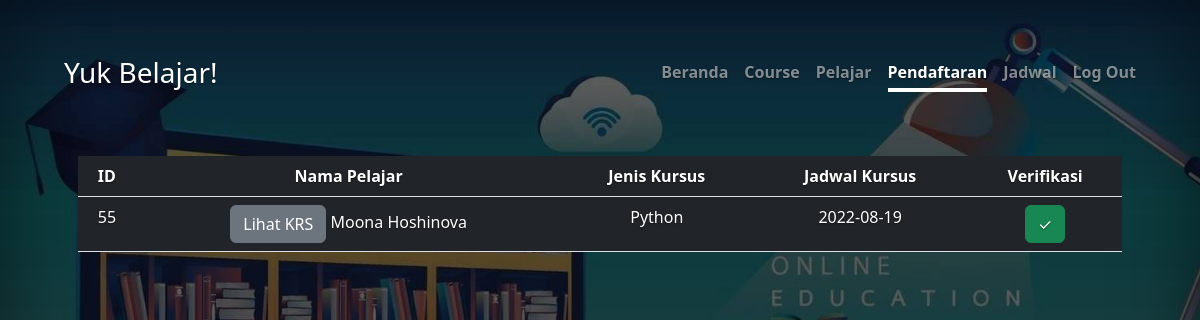
/tlaporan.php (signed in), run on the app's committed database.
### tables this page shows
CREATE TABLE `laporan` (
  `id_laporan` int(5) NOT NULL,
  `id_pelajar` int(5) NOT NULL,
  `id_jadwal` int(5) NOT NULL,
  `krs_pelajar` text NOT NULL,
  `status` varchar(10) NOT NULL
);

CREATE TABLE `pelajar` (
  `id_pelajar` int(5) NOT NULL,
  `nm_pelajar` varchar(50) NOT NULL,
  `kls_pelajar` varchar(6) NOT NULL,
  `nim_pelajar` varchar(40) NOT NULL,
  `role` varchar(9) NOT NULL
);

CREATE TABLE `course` (
  `id_kursus` int(5) NOT NULL,
  `nm_kursus` varchar(50) NOT NULL,
  `ket_kursus` text NOT NULL,
  `lama_kursus` int(40) NOT NULL
);

CREATE TABLE `jadwal` (
  `id_jadwal` int(5) NOT NULL,
  `id_kursus` int(5) NOT NULL,
  `waktu_kursus` date NOT NULL
);

### tlaporan.php (the view, shortened to what this page needs)
<?php
    include "koneksi.php";
?>
<!doctype html>
<html lang="en" class="h-100">
<head>
  <link href="./dist/css/bootstrap.min.css" rel="stylesheet">
  <link href="style.css" rel="stylesheet">
</head>
<body class="h-100 text-center bg-anime">
  <div class="d-flex w-100 h-100 p-3 mx-auto flex-column">
    <header class="px-5">
      <div class="text-white">
        <h3 class="float-md-start mb-0">Yuk Belajar!</h3>
        <nav class="nav nav-masthead justify-content-center float-md-end">
          <a class="nav-link fw-bold py-1 px-0" href="dashboard.php">Beranda</a>
          <a class="nav-link fw-bold py-1 px-0" href="tcourse.php">Course</a>
          <a class="nav-link fw-bold py-1 px-0" href="tpelajar.php">Pelajar</a>
          <a class="nav-link fw-bold py-1 px-0 active" aria-current="page" href="tlaporan.php">Pendaftaran</a>
          <a class="nav-link fw-bold py-1 px-0" href="tjadwal.php">Jadwal</a>
          <?php
              if (isset ($_SESSION["role"])=="admin") {
                echo '
                <a class="nav-link fw-bold py-1 px-0" href="logout.php">Log Out</a>
                ';
              }
            ?>
        </nav>
      </div>
    </header>
    <div class="container-lg mt-5 text-left text-white">
      <div class="row">
        <div class="col-12 px-5">
          <table class="table mt-3 text-white bg-dark">
            <thead>
              <tr>
                <th>ID</th>
                <th>Nama Pelajar</th>
                <th>Jenis Kursus</th>
                <th>Jadwal Kursus</th>
                <th>Verifikasi</th>
              </tr>
            </thead>
            <tbody>
              <?php
                    $QUERY = mysqli_query($KONEKSI, "SELECT * FROM `laporan` JOIN `jadwal` ON `laporan`.`id_jadwal`=`jadwal`.`id_jadwal` LEFT JOIN `course` ON `jadwal`.`id_kursus`=`course`.`id_kursus` LEFT JOIN `pelajar` ON `laporan`.`id_pelajar`=`pelajar`.`id_pelajar`");
                    while ($DATA=mysqli_fetch_assoc($QUERY)) {
                        echo '
                              <tr>
                                <form method="post">
                                  <td>'.$DATA['id_laporan'].'</td>
                                  <td>';
                                  if($DATA['krs_pelajar'] == '0'){
                                    echo '
                                    <span class="btn btn-danger">Belum Upload KRS</span>
                                    ';
                                  }else{
                                    echo '
                                    <a href="'.$DATA['krs_pelajar'].'" target="_blank" class="btn btn-secondary text-white">Lihat KRS</a>
                                    ';
                                  }
                                    echo $DATA['nm_pelajar'].'
                                  </td>
                                  <td>'.$DATA['nm_kursus'].'</td>
                                  <td>'.$DATA['waktu_kursus'].'</td>
                                  <td>';
                                  if($DATA['status'] == 0){
                                    echo '<a href="course-config.php?Aksi=verifikasi&id='.$DATA['id_laporan'].'" class="btn btn-danger">✓</a>';
                                  }else{
                                    echo '<a href="#" class="btn btn-success">✓</a>';
                                  }
                                  echo '</td>
                                  </form>
                               </tr>
                              ';
                           }
                      ?>
              </tbody>
          </table>
        </div>
      </div>
    </div>
  </div>
</body>
</html>

### style.css (style rules this page uses)
.btn-secondary, .btn-secondary:hover, .btn-secondary:focus { color: #333; text-shadow: none; }
body { text-shadow: 0 .05rem .1rem rgba(0, 0, 0, .5); box-shadow: inset 0 0 5rem rgba(0, 0, 0, .5); }
.nav-masthead .nav-link { color: rgba(255, 255, 255, .5); border-bottom: .25rem solid transparent; }
.nav-masthead .nav-link + .nav-link { margin-left: 1rem; }
.nav-masthead .active { color: #fff; border-bottom-color: #fff; }
html, body { height: 100%; }
body { display: flex; align-items: center; padding-top: 40px; padding-bottom: 40px; background-color: #f5f5f5; }
.bg-anime { background-image: url("background (2).jpg"); background-repeat: no-repeat; background-position: center; background-size: cover; }

### data on the page
laporan: id_laporan "55", id_pelajar.nm_pelajar "Moona Hoshinova", course.nm_kursus "Python", id_jadwal.waktu_kursus "2022-08-19"
